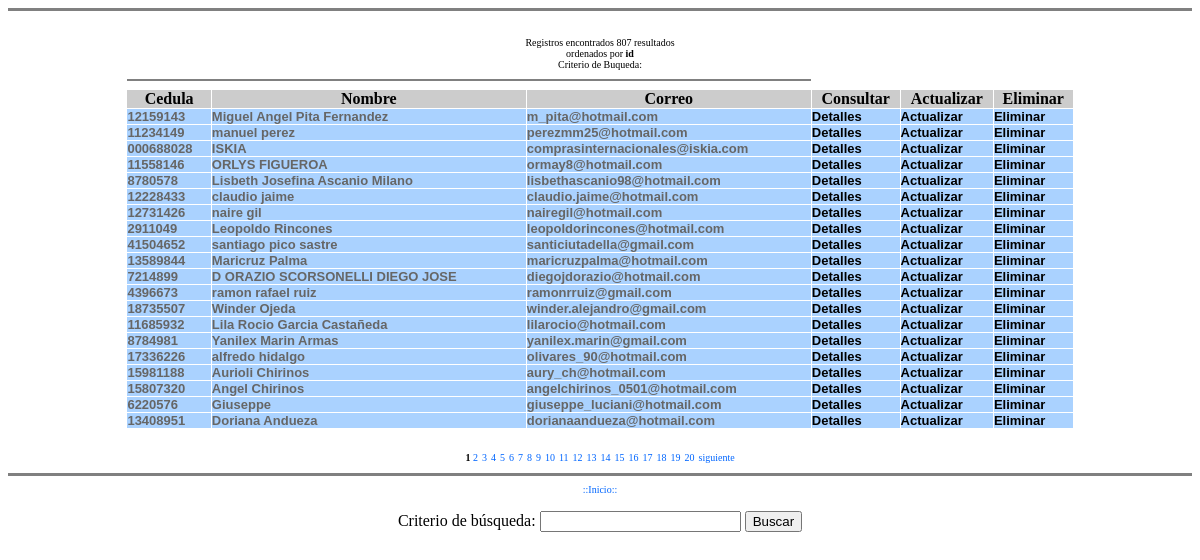
The page /homedir/public_html.bk/administrativo/usuarios/usuarios.php on the database its author committed.
### tables this page shows
CREATE TABLE `users` (
  `ID` mediumint(9) NOT NULL AUTO_INCREMENT,
  `username` varchar(60) DEFAULT NULL,
  `password` varchar(60) DEFAULT NULL,
  `nomape` varchar(40) NOT NULL DEFAULT '',
  `persona` varchar(40) NOT NULL,
  `cedula` varchar(20) NOT NULL DEFAULT '',
  `empresa` varchar(40) NOT NULL DEFAULT '',
  `direccion` varchar(200) NOT NULL DEFAULT '',
  `alternativa` varchar(200) NOT NULL DEFAULT '',
  `estado` varchar(40) NOT NULL,
  `ciudad` varchar(40) NOT NULL,
  `telfijo` varchar(40) NOT NULL DEFAULT '',
  `telcelular` varchar(40) NOT NULL DEFAULT '',
  `correo` varchar(50) NOT NULL DEFAULT '',
  `como` varchar(90) NOT NULL DEFAULT '',
  PRIMARY KEY (`ID`)
);

### homedir/public_html.bk/administrativo/usuarios/usuarios.php (the view, shortened to what this page needs)
<!DOCTYPE HTML PUBLIC "-//W3C//DTD HTML 4.01 Transitional//EN">
<html>
<head>
</head>
<body bgcolor="#FFFFFF">
<hr noshade style="color:AAD2FF;height:1px">
<br>
<?
$criterio = "";
$txt_criterio = "";
$sql="SELECT * FROM courierp_miembros.users ".$criterio;
$res=mysql_query($sql);
$numeroRegistros=mysql_num_rows($res);
if($numeroRegistros<=0)
{
    echo "<div align='center'>";
    echo "<font face='verdana' size='-2'>No se encontraron resultados</font>";
    echo "</div>";
}else{
    if(!isset($orden))
    {
       $orden="id";
    }
    $tamPag=20;
    if(!isset($_GET["pagina"]))
    {
       $pagina=1;
       $inicio=1;
       $final=$tamPag;
    }else{
       $pagina = $_GET["pagina"];
    }
    $limitInf=($pagina-1)*$tamPag;
    $numPags=ceil($numeroRegistros/$tamPag);
    if(!isset($pagina))
    {
       $pagina=1;
       $inicio=1;
       $final=$tamPag;
    }else{
       $seccionActual=intval(($pagina-1)/$tamPag);
       $inicio=($seccionActual*$tamPag)+1;
       if($pagina<$numPags)
       {
          $final=$inicio+$tamPag-1;
       }else{
          $final=$numPags;
       }
    }
$sql="SELECT * FROM courierp_miembros.users ".$criterio." ORDER BY ".$orden.",id ASC LIMIT ".$limitInf.",".$tamPag;
$res=mysql_query($sql);
echo "<div align='center'>";
echo "<font face='verdana' size='-2'>Registros encontrados ".$numeroRegistros." resultados<br>";
echo "ordenados por <b>".$orden."</b>";
if(isset($txt_criterio)){
    echo "<br>Criterio de Buqueda: <b>".$txt_criterio."</b>";
}
echo "</font></div>";
echo "<table align='center' width='80%' border='0' cellspacing='1' cellpadding='0'>";
echo "<tr><td colspan='3'><hr noshade></td></tr>";
echo "<th bgcolor='#CCCCCC'><a class='ord' href='".$_SERVER["PHP_SELF"]."?pagina = ".$pagina."&orden=co_id&criterio=".$txt_criterio."'>Cedula</a></th>";
echo "<th bgcolor='#CCCCCC'><a class='ord' href='".$_SERVER["PHP_SELF"]."?pagina = ".$pagina."&orden=co_nombre&criterio=".$txt_criterio."'>Nombre</a></th>";
echo "<th bgcolor='#CCCCCC'><a class='ord' href='".$_SERVER["PHP_SELF"]."?pagina = ".$pagina."&orden=co_pais&criterio=".$txt_criterio."'>Correo</a></th>";
echo "<th bgcolor='#CCCCCC'><a class='ord' href='".$_SERVER["PHP_SELF"]."?pagina = ".$pagina."&orden=co_pais&criterio=".$txt_criterio."'>Consultar</a></th>";
echo "<th bgcolor='#CCCCCC'><a class='ord' href='".$_SERVER["PHP_SELF"]."?pagina = ".$pagina."&orden=co_pais&criterio=".$txt_criterio."'>Actualizar</a></th>";
echo "<th bgcolor='#CCCCCC'><a class='ord' href='".$_SERVER["PHP_SELF"]."?pagina = ".$pagina."&orden=co_nombre&criterio=".$txt_criterio."'>Eliminar</a></th>";
while($registro=mysql_fetch_array($res))
{
?>
    <tr bgcolor="#AAD2FF">
    <td><font size="2" face="Verdana, Arial, Helvetica, sans-serif" color="#666666"><b><? echo $registro["cedula"]; ?></b></font></td>
    <td><font size="2" face="Verdana, Arial, Helvetica, sans-serif" color="#666666"><b><? echo $registro["nomape"]; ?></b></font></td>
    <td><font size="2" face="Verdana, Arial, Helvetica, sans-serif" color="#666666"><b><? echo $registro["username"]; ?></b></font></td>
	   <td><font size="2" face="Verdana, Arial, Helvetica, sans-serif" color="#666666"><b><a class='ord' href='detalles_usuario.php?id_a=<? echo $registro['ID'];?>'>Detalles</a></b></font></td>
          <td><font size="2" face="Verdana, Arial, Helvetica, sans-serif" color="#666666"><b><a class='ord' href='parametro_cliente.php?cedula=<? echo $registro['cedula'];?>'>Actualizar</a></b></font></td>
        <td><font size="2" face="Verdana, Arial, Helvetica, sans-serif" color="#666666"><b><b><a class='ord' href='eliminar_usuario.php?id_a=<? echo urlencode($registro['ID']);?>'>Eliminar</a></b></font></td>
    </tr>
<?
}
echo "</table>";
}
?>
    <br>
    <table border="0" cellspacing="0" cellpadding="0" align="center">
    <tr><td align="center" valign="top">
<?
    for($i=$inicio;$i<=$final;$i++)
    {
       if($i==$pagina)
       {
          echo "<font face='verdana' size='-2'><b>".$i."</b> </font>";
       }else{
          echo "<a class='p' href='".$_SERVER["PHP_SELF"]."?pagina=".$i."&orden=".$orden."&criterio=".$txt_criterio."'>";
          echo "<font face='verdana' size='-2'>".$i."</font></a> ";
       }
    }
    if($pagina<$numPags)
   {
       echo " <a class='p' href='".$_SERVER["PHP_SELF"]."?pagina=".($pagina+1)."&orden=".$orden."&criterio=".$txt_criterio."'>";
       echo "<font face='verdana' size='-2'>siguiente</font></a>";
   }
?>
    </td></tr>
    </table>
<hr noshade style="color:AAD2FF;height:1px">
<div align="center"><font face="verdana" size="-2"><a class="p" href="usuarios.php">::Inicio::</a></font></div>
<form action="usuarios.php" method="get">
  <div align="center">
    <p><span class="ord">Criterio de búsqueda: </span>
      <input type="text" name="criterio" size="22" maxlength="150">
      <input type="submit" value="Buscar">
      </p>
  </div>
</form>
</body>
</html>

### homedir/public_html.bk/administrativo/usuarios/usuarios.php (style rules this page uses)
a.ord:link { color: #000000; text-decoration: none; }

### rows shown on the page
users: cedula "12159143", nomape "Miguel Angel Pita Fernandez", username "m_pita@hotmail.com"
users: cedula "11234149", nomape "manuel perez", username "perezmm25@hotmail.com"
users: cedula "000688028", nomape "ISKIA", username "comprasinternacionales@iskia.com"
users: cedula "11558146", nomape "ORLYS FIGUEROA", username "ormay8@hotmail.com"
users: cedula "8780578", nomape "Lisbeth Josefina Ascanio Milano", username "lisbethascanio98@hotmail.com"
users: cedula "12228433", nomape "claudio jaime", username "claudio.jaime@hotmail.com"
users: cedula "12731426", nomape "naire gil", username "nairegil@hotmail.com"
users: cedula "2911049", nomape "Leopoldo Rincones", username "leopoldorincones@hotmail.com"
users: cedula "41504652", nomape "santiago pico sastre", username "santiciutadella@gmail.com"
users: cedula "13589844", nomape "Maricruz Palma", username "maricruzpalma@hotmail.com"
users: cedula "7214899", nomape "D ORAZIO SCORSONELLI DIEGO JOSE", username "diegojdorazio@hotmail.com"
users: cedula "4396673", nomape "ramon rafael ruiz", username "ramonrruiz@gmail.com"
users: cedula "18735507", nomape "Winder Ojeda", username "winder.alejandro@gmail.com"
users: cedula "11685932", nomape "Lila Rocio Garcia Castañeda", username "lilarocio@hotmail.com"
users: cedula "8784981", nomape "Yanilex Marin Armas", username "yanilex.marin@gmail.com"
users: cedula "17336226", nomape "alfredo hidalgo", username "olivares_90@hotmail.com"
users: cedula "15981188", nomape "Aurioli Chirinos", username "aury_ch@hotmail.com"
users: cedula "15807320", nomape "Angel Chirinos", username "angelchirinos_0501@hotmail.com"
users: cedula "6220576", nomape "Giuseppe", username "giuseppe_luciani@hotmail.com"
users: cedula "13408951", nomape "Doriana Andueza", username "dorianaandueza@hotmail.com"

### other values the page prints
$numeroRegistros "807"
$orden "id"
